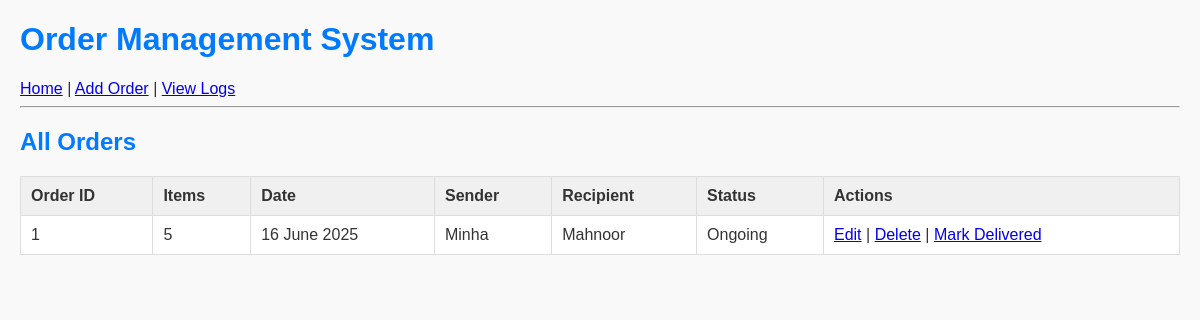
Before: / with the older database file.
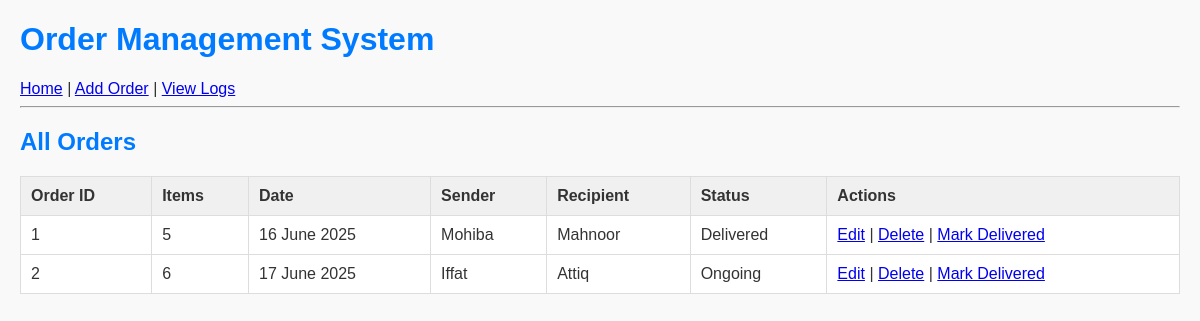
After: the same page with the newer database file.
### tables this page shows
CREATE TABLE orders (
            id INTEGER PRIMARY KEY AUTOINCREMENT,
            order_id TEXT UNIQUE,
            items INTEGER,
            delivery_date TEXT,
            sender TEXT,
            recipient TEXT,
            address TEXT,
            status TEXT DEFAULT 'Ongoing'
        );

### app.py (the view)
@app.route('/')
def index():
    conn = sqlite3.connect('orders.db')
    c = conn.cursor()
    c.execute("SELECT * FROM orders")
    orders = c.fetchall()
    conn.close()
    return render_template('orders.html', orders=orders)

### templates/orders.html
{% extends 'base.html' %}
{% block content %}
<h2>All Orders</h2>
<table border="1">
    <tr>
        <th>Order ID</th><th>Items</th><th>Date</th><th>Sender</th><th>Recipient</th><th>Status</th><th>Actions</th>
    </tr>
    {% for o in orders %}
    <tr>
        <td>{{ o[1] }}</td><td>{{ o[2] }}</td><td>{{ o[3] }}</td>
        <td>{{ o[4] }}</td><td>{{ o[5] }}</td><td>{{ o[7] }}</td>
        <td>
            <a href="{{ url_for('edit_order', order_id=o[1]) }}">Edit</a> |
            <a href="{{ url_for('delete_order', order_id=o[1]) }}">Delete</a> |
            <a href="{{ url_for('mark_delivered', order_id=o[1]) }}">Mark Delivered</a>
        </td>
    </tr>
    {% endfor %}
</table>
{% endblock %}

Changed rows visible on the page:
changed orders "Mahnoor": sender "Minha" → "Mohiba"; status "Ongoing" → "Delivered"
added orders: order "2", items "6", delivery_date "17 June 2025", sender "Iffat", recipient "Attiq", status "Ongoing"
